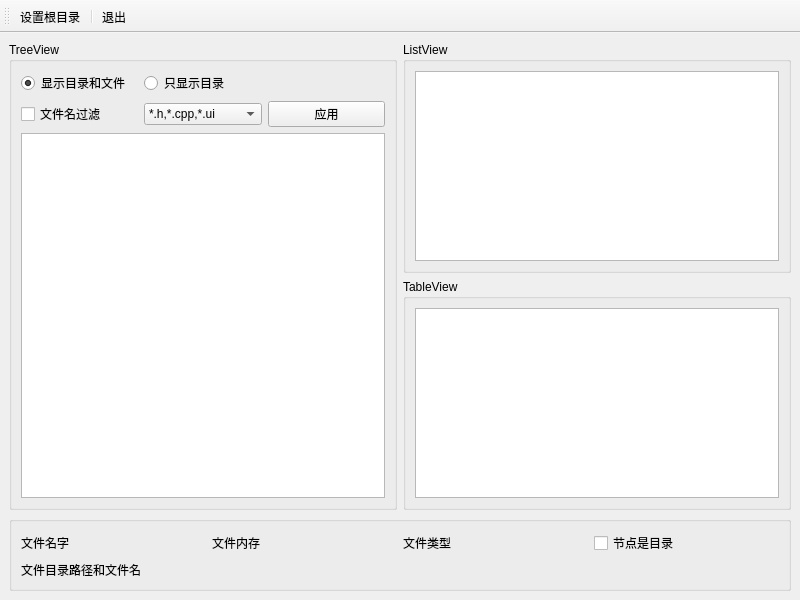
<?xml version="1.0" encoding="UTF-8"?>
<ui version="4.0">
 <class>MainWindow</class>
 <widget class="QMainWindow" name="MainWindow">
  <property name="geometry">
   <rect>
    <x>0</x>
    <y>0</y>
    <width>800</width>
    <height>600</height>
   </rect>
  </property>
  <property name="windowTitle">
   <string>MainWindow</string>
  </property>
  <widget class="QWidget" name="centralwidget">
   <layout class="QGridLayout" name="gridLayout">
    <item row="0" column="0">
     <layout class="QVBoxLayout" name="verticalLayout_2" stretch="9,1">
      <item>
       <layout class="QHBoxLayout" name="horizontalLayout" stretch="1,1">
        <item>
         <widget class="QGroupBox" name="groupBox_3">
          <property name="title">
           <string>TreeView</string>
          </property>
          <layout class="QVBoxLayout" name="verticalLayout_3" stretch="0,0">
           <item>
            <layout class="QGridLayout" name="gridLayout_2">
             <item row="0" column="0">
              <widget class="QRadioButton" name="radioButton">
               <property name="text">
                <string>显示目录和文件</string>
               </property>
               <property name="checked">
                <bool>true</bool>
               </property>
              </widget>
             </item>
             <item row="0" column="1">
              <widget class="QRadioButton" name="radioButton_2">
               <property name="text">
                <string>只显示目录</string>
               </property>
              </widget>
             </item>
             <item row="1" column="0">
              <widget class="QCheckBox" name="checkBox">
               <property name="text">
                <string>文件名过滤</string>
               </property>
               <property name="checked">
                <bool>false</bool>
               </property>
              </widget>
             </item>
             <item row="1" column="1">
              <widget class="QComboBox" name="comboBox">
               <property name="editable">
                <bool>false</bool>
               </property>
               <item>
                <property name="text">
                 <string>*.h,*.cpp,*.ui</string>
                </property>
               </item>
               <item>
                <property name="text">
                 <string>*.jpg,*.png</string>
                </property>
               </item>
               <item>
                <property name="text">
                 <string/>
                </property>
               </item>
              </widget>
             </item>
             <item row="1" column="2">
              <widget class="QPushButton" name="pushButton">
               <property name="text">
                <string>应用</string>
               </property>
               <property name="icon">
                <iconset resource="rqc.qrc">
                 <normaloff>:/rqc/生成应用按钮图标.png</normaloff>:/rqc/生成应用按钮图标.png</iconset>
               </property>
              </widget>
             </item>
            </layout>
           </item>
           <item>
            <widget class="QTreeView" name="treeView"/>
           </item>
          </layout>
         </widget>
        </item>
        <item>
         <layout class="QVBoxLayout" name="verticalLayout">
          <item>
           <widget class="QGroupBox" name="groupBox">
            <property name="title">
             <string>ListView</string>
            </property>
            <layout class="QVBoxLayout" name="verticalLayout_4">
             <item>
              <widget class="QListView" name="listView"/>
             </item>
            </layout>
           </widget>
          </item>
          <item>
           <widget class="QGroupBox" name="groupBox_2">
            <property name="title">
             <string>TableView</string>
            </property>
            <layout class="QVBoxLayout" name="verticalLayout_6">
             <item>
              <widget class="QTableView" name="tableView"/>
             </item>
            </layout>
           </widget>
          </item>
         </layout>
        </item>
       </layout>
      </item>
      <item>
       <widget class="QGroupBox" name="groupBox_4">
        <property name="title">
         <string/>
        </property>
        <layout class="QGridLayout" name="gridLayout_3">
         <item row="0" column="2">
          <widget class="QLabel" name="label_3">
           <property name="text">
            <string>文件类型</string>
           </property>
          </widget>
         </item>
         <item row="0" column="1">
          <widget class="QLabel" name="label_4">
           <property name="text">
            <string>文件内存</string>
           </property>
          </widget>
         </item>
         <item row="0" column="0">
          <widget class="QLabel" name="label_5">
           <property name="text">
            <string>文件名字</string>
           </property>
          </widget>
         </item>
         <item row="0" column="3">
          <widget class="QCheckBox" name="checkBox_2">
           <property name="text">
            <string>节点是目录</string>
           </property>
          </widget>
         </item>
         <item row="1" column="0" colspan="4">
          <widget class="QLabel" name="label">
           <property name="text">
            <string>文件目录路径和文件名</string>
           </property>
          </widget>
         </item>
        </layout>
       </widget>
      </item>
     </layout>
    </item>
   </layout>
  </widget>
  <widget class="QMenuBar" name="menubar">
   <property name="geometry">
    <rect>
     <x>0</x>
     <y>0</y>
     <width>800</width>
     <height>18</height>
    </rect>
   </property>
  </widget>
  <widget class="QToolBar" name="toolBar">
   <property name="windowTitle">
    <string>toolBar</string>
   </property>
   <property name="toolButtonStyle">
    <enum>Qt::ToolButtonStyle::ToolButtonTextBesideIcon</enum>
   </property>
   <attribute name="toolBarArea">
    <enum>TopToolBarArea</enum>
   </attribute>
   <attribute name="toolBarBreak">
    <bool>false</bool>
   </attribute>
   <addaction name="action_1"/>
   <addaction name="separator"/>
   <addaction name="action_2"/>
  </widget>
  <action name="action_1">
   <property name="icon">
    <iconset theme="QIcon::ThemeIcon::FolderNew"/>
   </property>
   <property name="text">
    <string>设置根目录</string>
   </property>
   <property name="toolTip">
    <string>设置目录让目录显示出来</string>
   </property>
   <property name="menuRole">
    <enum>QAction::MenuRole::NoRole</enum>
   </property>
  </action>
  <action name="action_2">
   <property name="icon">
    <iconset theme="QIcon::ThemeIcon::SystemLogOut"/>
   </property>
   <property name="text">
    <string>退出</string>
   </property>
   <property name="toolTip">
    <string>退出程序</string>
   </property>
   <property name="menuRole">
    <enum>QAction::MenuRole::NoRole</enum>
   </property>
  </action>
 </widget>
 <resources>
  <include location="rqc.qrc"/>
 </resources>
 <connections>
  <connection>
   <sender>action_2</sender>
   <signal>triggered()</signal>
   <receiver>MainWindow</receiver>
   <slot>close()</slot>
   <hints>
    <hint type="sourcelabel">
     <x>-1</x>
     <y>-1</y>
    </hint>
    <hint type="destinationlabel">
     <x>399</x>
     <y>299</y>
    </hint>
   </hints>
  </connection>
 </connections>
</ui>
